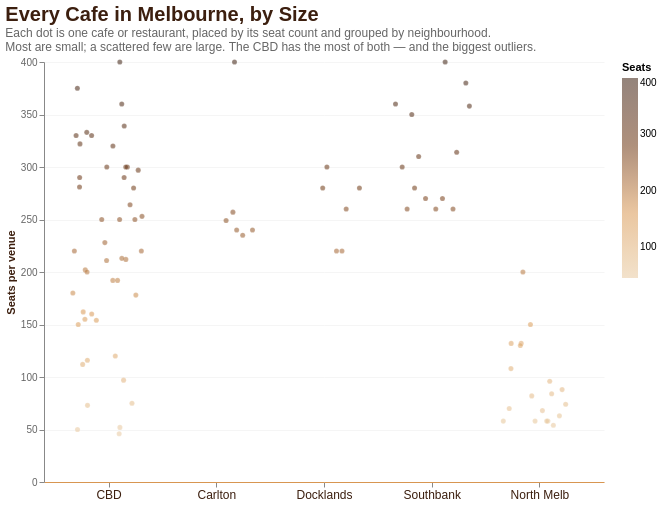

This figure's Vega-Lite source:
### Vega-Lite specification from a JSON file in a GitHub repository (floating-point values rounded to 4 significant figures)
{"$schema": "https://vega.github.io/schema/vega-lite/v5.json", "title": {"text": "Every Cafe in Melbourne, by Size", "subtitle": ["Each dot is one cafe or restaurant, placed by its seat count and grouped by neighbourhood.", "Most are small; a scattered few are large. The CBD has the most of both — and the biggest outliers."], "anchor": "start", "fontSize": 20, "subtitleFontSize": 12, "subtitleColor": "#666", "color": "#3C1F0F"}, "width": 560, "height": 420, "data": {"values": [{"name": "Noulboo Korean chicken & pork", "area": "Melbourne (CBD)", "seats": 46, "xband": 0, "jx": 0.098}, {"name": "The Fresh Collective", "area": "Melbourne (CBD)", "seats": 180, "xband": 0, "jx": -0.332}, {"name": "Taxi Kitchen", "area": "Melbourne (CBD)", "seats": 160, "xband": 0, "jx": -0.157}, {"name": "State Of Grace", "area": "Melbourne (CBD)", "seats": 297, "xband": 0, "jx": 0.275}, {"name": "Stubby Cafe Bar & Restaurant", "area": "Melbourne (CBD)", "seats": 50, "xband": 0, "jx": -0.289}, {"name": "Williams Bar & Café", "area": "Melbourne (CBD)", "seats": 116, "xband": 0, "jx": -0.197}, {"name": "Koffi Bar", "area": "Melbourne (CBD)", "seats": 52, "xband": 0, "jx": 0.105}, {"name": "Oh! Pho", "area": "Melbourne (CBD)", "seats": 73, "xband": 0, "jx": -0.196}, {"name": "Cuff", "area": "Melbourne (CBD)", "seats": 120, "xband": 0, "jx": 0.062}, {"name": "Magic Momo Kafe On Flinders", "area": "Melbourne (CBD)", "seats": 75, "xband": 0, "jx": 0.217}, {"name": "The Journal Cafe", "area": "Melbourne (CBD)", "seats": 97, "xband": 0, "jx": 0.139}, {"name": "Cafe Andiamo", "area": "Melbourne (CBD)", "seats": 112, "xband": 0, "jx": -0.241}, {"name": "Grill'd", "area": "Melbourne (CBD)", "seats": 154, "xband": 0, "jx": -0.114}, {"name": "Kisume", "area": "Melbourne (CBD)", "seats": 150, "xband": 0, "jx": -0.282}, {"name": "Axil Coffee Roasters", "area": "Melbourne (CBD)", "seats": 333, "xband": 0, "jx": -0.203}, {"name": "Vapiano", "area": "Melbourne (CBD)", "seats": 400, "xband": 0, "jx": 0.104}, {"name": "Kim Sing Restaurant", "area": "Melbourne (CBD)", "seats": 162, "xband": 0, "jx": -0.236}, {"name": "Brunetti Oro Flinders Lane", "area": "Melbourne (CBD)", "seats": 320, "xband": 0, "jx": 0.04}, {"name": "Spaghetti Tree", "area": "Melbourne (CBD)", "seats": 280, "xband": 0, "jx": 0.232}, {"name": "La Di Da", "area": "Melbourne (CBD)", "seats": 330, "xband": 0, "jx": -0.302}, {"name": "Grossi Florentino", "area": "Melbourne (CBD)", "seats": 264, "xband": 0, "jx": 0.199}, {"name": "Hofbrauhaus Restaurant", "area": "Melbourne (CBD)", "seats": 211, "xband": 0, "jx": -0.019}, {"name": "Bossley Bar & Restaurant", "area": "Melbourne (CBD)", "seats": 212, "xband": 0, "jx": 0.16}, {"name": "Arbory Bar and Eatery / Afloat", "area": "Melbourne (CBD)", "seats": 375, "xband": 0, "jx": -0.29}, {"name": "Chin Chin Restaurant", "area": "Melbourne (CBD)", "seats": 155, "xband": 0, "jx": -0.22}, {"name": "Yakimono", "area": "Melbourne (CBD)", "seats": 339, "xband": 0, "jx": 0.145}, {"name": "Tazio", "area": "Melbourne (CBD)", "seats": 322, "xband": 0, "jx": -0.266}, {"name": "Collins Kitchen", "area": "Melbourne (CBD)", "seats": 360, "xband": 0, "jx": 0.122}, {"name": "TGI Fridays Restaurant & Bar", "area": "Melbourne (CBD)", "seats": 330, "xband": 0, "jx": -0.158}, {"name": "Pepe's Italian & Liquor", "area": "Melbourne (CBD)", "seats": 290, "xband": 0, "jx": -0.269}, {"name": "China Bar", "area": "Melbourne (CBD)", "seats": 290, "xband": 0, "jx": 0.144}, {"name": "Red Spice Road", "area": "Melbourne (CBD)", "seats": 300, "xband": 0, "jx": 0.174}, {"name": "Secret Kitchen", "area": "Melbourne (CBD)", "seats": 300, "xband": 0, "jx": -0.017}, {"name": "Red Emperor In Chinatown", "area": "Melbourne (CBD)", "seats": 300, "xband": 0, "jx": 0.159}, {"name": "Vapiano Bourke Street Mall", "area": "Melbourne (CBD)", "seats": 253, "xband": 0, "jx": 0.31}, {"name": "Starbucks", "area": "Melbourne (CBD)", "seats": 228, "xband": 0, "jx": -0.035}, {"name": "Pretty Boy Italian Steak House", "area": "Melbourne (CBD)", "seats": 250, "xband": 0, "jx": -0.064}, {"name": "Surasang", "area": "Melbourne (CBD)", "seats": 250, "xband": 0, "jx": 0.102}, {"name": "Grill Steak Seafood", "area": "Melbourne (CBD)", "seats": 250, "xband": 0, "jx": 0.244}, {"name": "Henry and the Fox", "area": "Melbourne (CBD)", "seats": 281, "xband": 0, "jx": -0.27}, {"name": "Dosa Hut Melbourne CBD", "area": "Melbourne (CBD)", "seats": 178, "xband": 0, "jx": 0.253}, {"name": "Higher Ground", "area": "Melbourne (CBD)", "seats": 202, "xband": 0, "jx": -0.217}, {"name": "Bar Margaux", "area": "Melbourne (CBD)", "seats": 213, "xband": 0, "jx": 0.123}, {"name": "Shark Fin Inn City", "area": "Melbourne (CBD)", "seats": 220, "xband": 0, "jx": 0.304}, {"name": "Old Beijing", "area": "Melbourne (CBD)", "seats": 220, "xband": 0, "jx": -0.318}, {"name": "Ginza Teppanyaki Japanese Restaurant", "area": "Melbourne (CBD)", "seats": 200, "xband": 0, "jx": -0.2}, {"name": "Nelayan Indonesian Restaurant", "area": "Melbourne (CBD)", "seats": 192, "xband": 0, "jx": 0.039}, {"name": "Cecconi's Flinders Lane", "area": "Melbourne (CBD)", "seats": 192, "xband": 0, "jx": 0.083}, {"name": "Byblos Bar & Restaurant", "area": "Docklands", "seats": 280, "xband": 2, "jx": 2.329}, {"name": "Brunetti Classico Carlton", "area": "Carlton", "seats": 400, "xband": 1, "jx": 1.169}, {"name": "Tiamo", "area": "Carlton", "seats": 240, "xband": 1, "jx": 1.336}, {"name": "Universal Restaurant", "area": "Carlton", "seats": 240, "xband": 1, "jx": 1.189}, {"name": "Il Gambero", "area": "Carlton", "seats": 249, "xband": 1, "jx": 1.091}, {"name": "Johnny, Vince And Sam's", "area": "Carlton", "seats": 257, "xband": 1, "jx": 1.154}, {"name": "Market Cafe / Station Cafe / Mercury Restaurant", "area": "Carlton", "seats": 235, "xband": 1, "jx": 1.245}, {"name": "Waterfront (Southgate)", "area": "Southbank", "seats": 380, "xband": 3, "jx": 3.317}, {"name": "BangPop", "area": "Southbank", "seats": 360, "xband": 3, "jx": 2.664}, {"name": "Mr Hive Kitchen & Bar", "area": "Southbank", "seats": 358, "xband": 3, "jx": 3.35}, {"name": "Mesh", "area": "Southbank", "seats": 350, "xband": 3, "jx": 2.815}, {"name": "The General Assembly", "area": "Southbank", "seats": 314, "xband": 3, "jx": 3.232}, {"name": "Melbourne Cellar Door", "area": "Southbank", "seats": 310, "xband": 3, "jx": 2.879}, {"name": "Rockpool Bar & Grill Melbourne", "area": "Southbank", "seats": 300, "xband": 3, "jx": 2.726}, {"name": "The Meat & Wine Co", "area": "Southbank", "seats": 280, "xband": 3, "jx": 2.841}, {"name": "Hophaus", "area": "Southbank", "seats": 260, "xband": 3, "jx": 3.038}, {"name": "Bluetrain", "area": "Southbank", "seats": 260, "xband": 3, "jx": 2.772}, {"name": "Kitchen Workshop", "area": "Southbank", "seats": 260, "xband": 3, "jx": 3.198}, {"name": "Pure South Kitchen", "area": "Southbank", "seats": 270, "xband": 3, "jx": 2.943}, {"name": "Lucky Chan's", "area": "Southbank", "seats": 270, "xband": 3, "jx": 3.1}, {"name": "Ludlow Bar & Dining Room", "area": "Southbank", "seats": 400, "xband": 3, "jx": 3.125}, {"name": "Berth", "area": "Docklands", "seats": 300, "xband": 2, "jx": 2.027}, {"name": "Gold Leaf Harbour View Restaurant", "area": "Docklands", "seats": 260, "xband": 2, "jx": 2.206}, {"name": "Cargo", "area": "Docklands", "seats": 280, "xband": 2, "jx": 1.988}, {"name": "Almina @ Docklands", "area": "Docklands", "seats": 220, "xband": 2, "jx": 2.167}, {"name": "The Coffee Club", "area": "Docklands", "seats": 220, "xband": 2, "jx": 2.116}, {"name": "Roasting Warehouse", "area": "North Melbourne", "seats": 108, "xband": 4, "jx": 3.736}, {"name": "Auction Rooms Cafe", "area": "North Melbourne", "seats": 132, "xband": 4, "jx": 3.831}, {"name": "La Porchetta North Melbourne", "area": "North Melbourne", "seats": 130, "xband": 4, "jx": 3.823}, {"name": "Joe's Eatery", "area": "North Melbourne", "seats": 132, "xband": 4, "jx": 3.738}, {"name": "KATHMANDU BANQUET", "area": "North Melbourne", "seats": 200, "xband": 4, "jx": 3.847}, {"name": "Yeonga", "area": "North Melbourne", "seats": 150, "xband": 4, "jx": 3.917}, {"name": "BBQ Brothers 10", "area": "North Melbourne", "seats": 88, "xband": 4, "jx": 4.211}, {"name": "Code Black Howard Street", "area": "North Melbourne", "seats": 96, "xband": 4, "jx": 4.096}, {"name": "Ample Cafe Bar", "area": "North Melbourne", "seats": 63, "xband": 4, "jx": 4.186}, {"name": "Sosta Cucina", "area": "North Melbourne", "seats": 82, "xband": 4, "jx": 3.929}, {"name": "El Sabor", "area": "North Melbourne", "seats": 74, "xband": 4, "jx": 4.244}, {"name": "Maria's Trattoria", "area": "North Melbourne", "seats": 84, "xband": 4, "jx": 4.114}, {"name": "Errol's Cafe", "area": "North Melbourne", "seats": 70, "xband": 4, "jx": 3.72}, {"name": "New Lanna Thai", "area": "North Melbourne", "seats": 68, "xband": 4, "jx": 4.028}, {"name": "Snax Cafe", "area": "North Melbourne", "seats": 54, "xband": 4, "jx": 4.13}, {"name": "Toast Kitchen Cafe", "area": "North Melbourne", "seats": 58, "xband": 4, "jx": 3.96}, {"name": "Thyme Square", "area": "North Melbourne", "seats": 58, "xband": 4, "jx": 4.079}, {"name": "Dancing Flame Charcoal Grill", "area": "North Melbourne", "seats": 58, "xband": 4, "jx": 4.068}, {"name": "Gai Wong", "area": "North Melbourne", "seats": 58, "xband": 4, "jx": 3.665}]}, "layer": [{"mark": {"type": "circle", "size": 26, "opacity": 0.55, "stroke": "white", "strokeWidth": 0.3}, "encoding": {"x": {"field": "jx", "type": "quantitative", "scale": {"domain": [-0.6, 4.6]}, "axis": {"values": [0, 1, 2, 3, 4], "labelExpr": "['CBD','Carlton','Docklands','Southbank','North Melb'][datum.value]", "title": null, "labelFontSize": 12, "labelColor": "#3C1F0F", "grid": false, "domainColor": "#D89651"}}, "y": {"field": "seats", "type": "quantitative", "title": "Seats per venue", "axis": {"titleColor": "#3C1F0F", "labelColor": "#666", "grid": true, "gridColor": "#f5f5f5"}}, "color": {"field": "seats", "type": "quantitative", "scale": {"range": ["#E8C9A0", "#D89651", "#6B3410", "#3C1F0F"]}, "legend": {"title": "Seats", "orient": "right"}}, "tooltip": [{"field": "name", "type": "nominal", "title": "Venue"}, {"field": "area", "type": "nominal", "title": "Neighbourhood"}, {"field": "seats", "type": "quantitative", "title": "Seats"}]}}], "config": {"view": {"stroke": null}, "background": "transparent"}}
